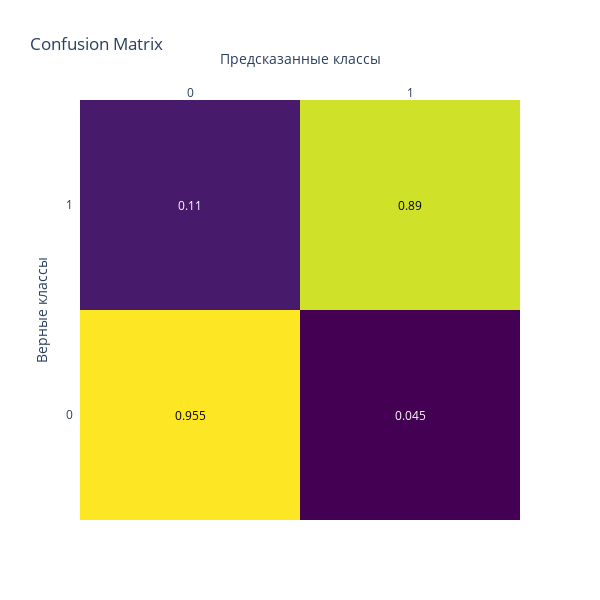

Source (notebook cell):
### Code cell
import plotly.graph_objects as go
import plotly.figure_factory as ff

num_classes = y_train.shape[1]

# Построение матрицы ошибок
fig = ff.create_annotated_heatmap(z=cm_conv, 
                                  x=[str(i) for i in range(num_classes)], 
                                  y=[str(i) for i in range(num_classes)], 
                                  colorscale='Viridis')

fig.update_layout(
    title='Confusion Matrix',
    xaxis=dict(title='Предсказанные классы'),
    yaxis=dict(title='Верные классы'),
    width=600, height=600
)

fig.show()

### Figure 1 — Plotly figure (JSON) as saved in the notebook; plotly's stock layout.template omitted (floating-point values rounded to 4 significant figures)
{"data": [{"colorscale": [[0, "#440154"], [0.1111, "#482878"], [0.2222, "#3e4989"], [0.3333, "#31688e"], [0.4444, "#26828e"], [0.5556, "#1f9e89"], [0.6667, "#35b779"], [0.7778, "#6ece58"], [0.8889, "#b5de2b"], [1, "#fde725"]], "reversescale": false, "showscale": false, "type": "heatmap", "x": ["0", "1"], "y": ["0", "1"], "z": [[0.955, 0.045], [0.11, 0.89]]}], "layout": {"annotations": [{"font": {"color": "#000000"}, "showarrow": false, "text": "0.955", "x": "0", "xref": "x", "y": "0", "yref": "y"}, {"font": {"color": "#FFFFFF"}, "showarrow": false, "text": "0.045", "x": "1", "xref": "x", "y": "0", "yref": "y"}, {"font": {"color": "#FFFFFF"}, "showarrow": false, "text": "0.11", "x": "0", "xref": "x", "y": "1", "yref": "y"}, {"font": {"color": "#000000"}, "showarrow": false, "text": "0.89", "x": "1", "xref": "x", "y": "1", "yref": "y"}], "height": 600, "title": {"text": "Confusion Matrix"}, "width": 600, "xaxis": {"autorange": true, "dtick": 1, "gridcolor": "rgb(0, 0, 0)", "range": [-0.5, 1.5], "side": "top", "ticks": "", "title": {"text": "Предсказанные классы"}, "type": "category"}, "yaxis": {"autorange": true, "dtick": 1, "range": [-0.5, 1.5], "ticks": "", "ticksuffix": "  ", "title": {"text": "Верные классы"}, "type": "category"}}}
